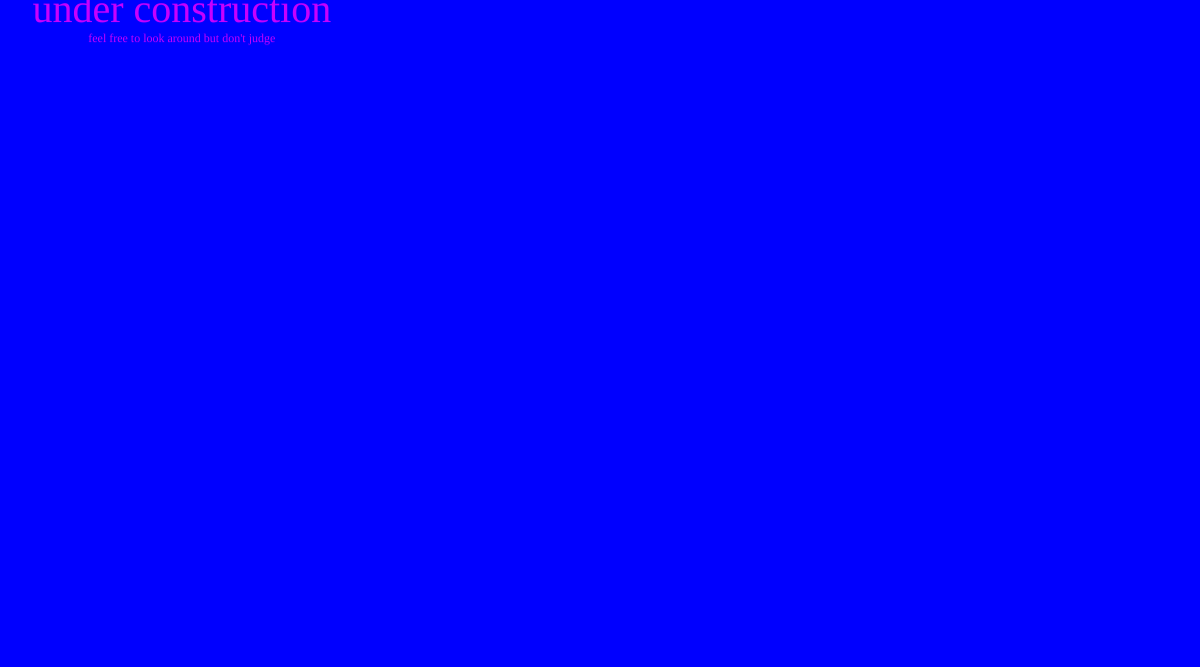
Frame 1 (no input)
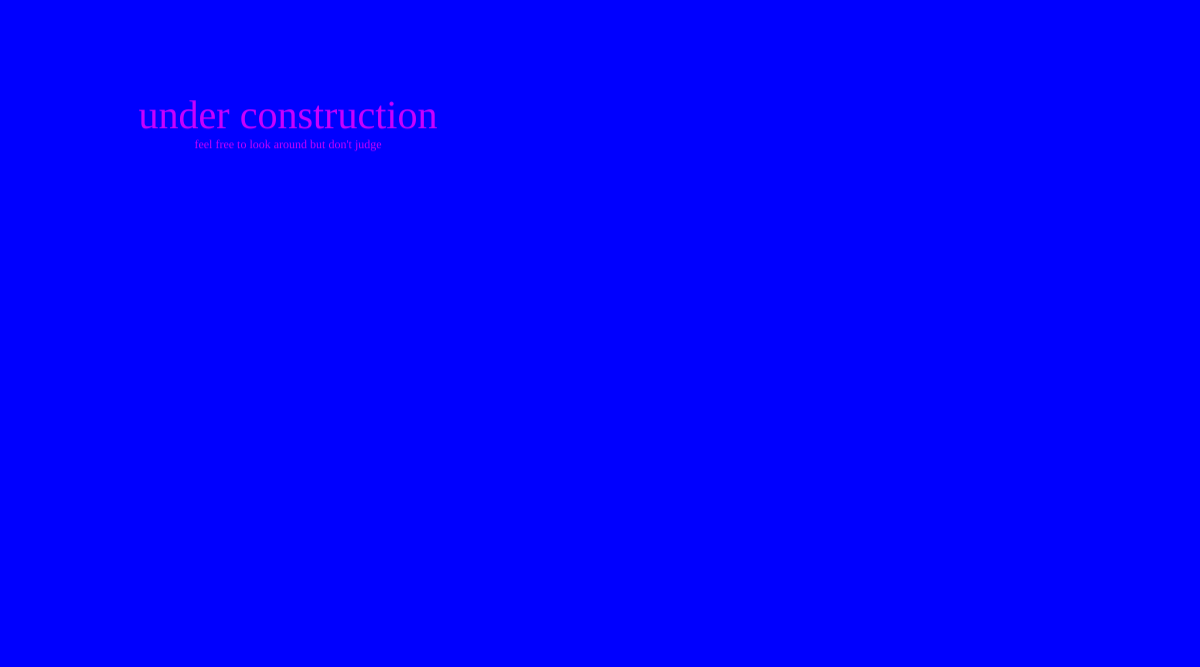
Frame 60 (no input)
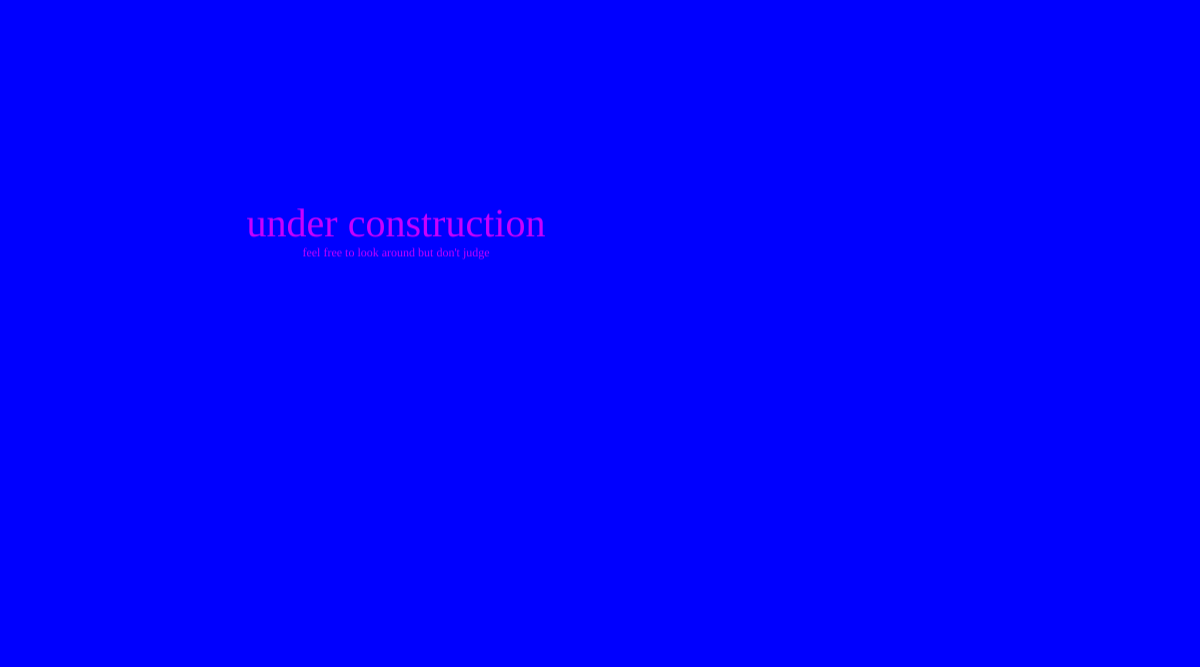
Frame 120 (the mouse pressed at the canvas centre since frame 60)

The p5.js sketch that drew these frames (run headless with seeded random() and noise() and a simulated clock; from frame 60 on, the mouse is pressed at the canvas centre):

// p5.js sketch
// ── sketch.js
let textX=180; let textY=20;
let moveX=1.8;
let moveY=1.8;
let r=200; let g=0;


function setup() { 
  createCanvas(windowWidth,windowHeight/1.5);
  frameRate(60);
  count=0;
   
}

function draw() {

 background('blue');
 textX += moveX;
  textY += moveY;

  textFont('Ubuntu Mono');
  textAlign(CENTER);
  
   fill (r,g,255);
   textSize(40);
  text('under construction',textX,textY)
  textSize(12);
  text("feel free to look around but don't judge",textX, textY+20);
 

 if (textX > width-180 || textX < 180){
   moveX *= -1; r=random(50,200); g=random(50,100);
 }
  if (textY > windowHeight/1.5-25 || textY < 20){
   moveY *= -1;r=random(50,200); g=random(50,100);
 }
  

}
